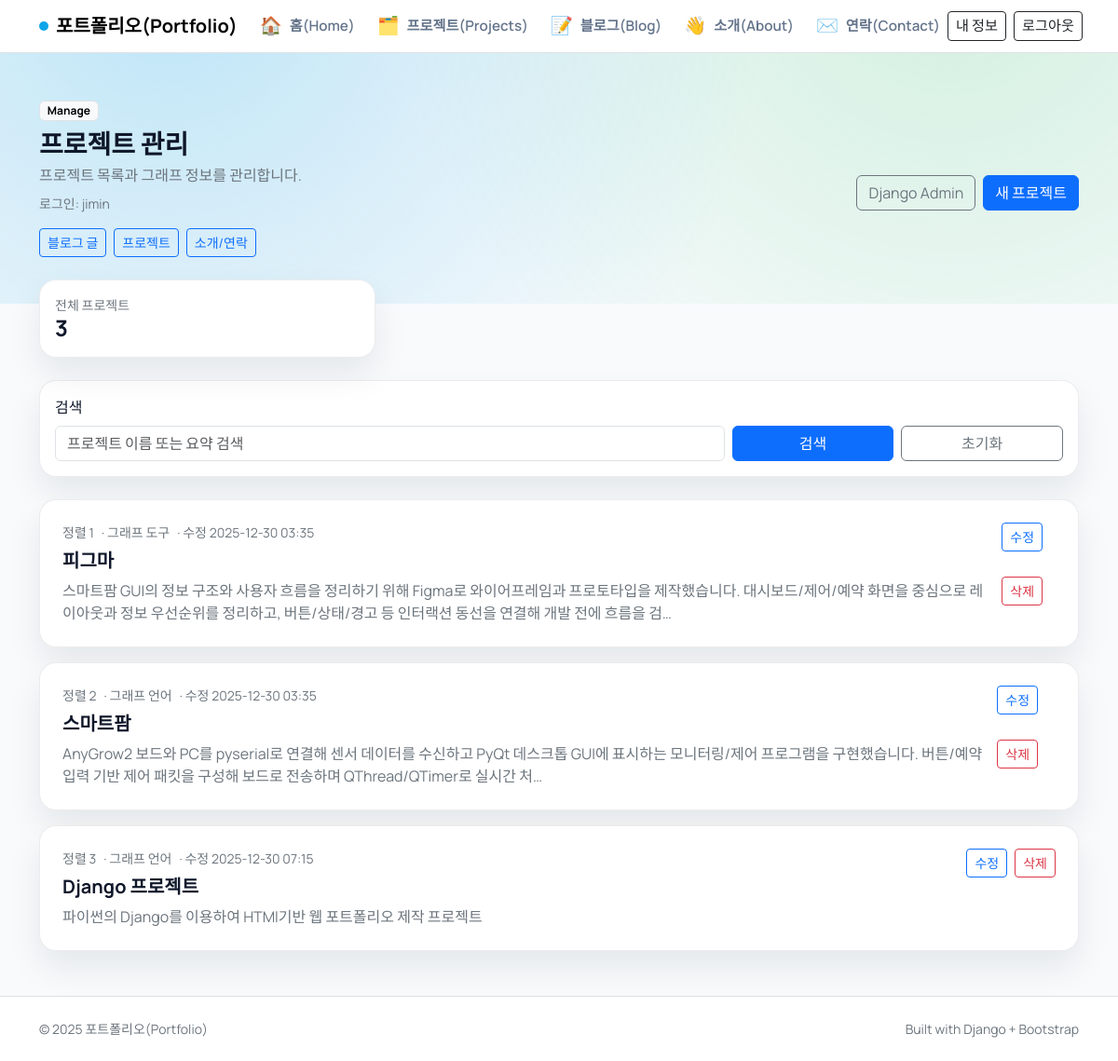
Page /manage/projects/ (signed in) on the earlier database version.
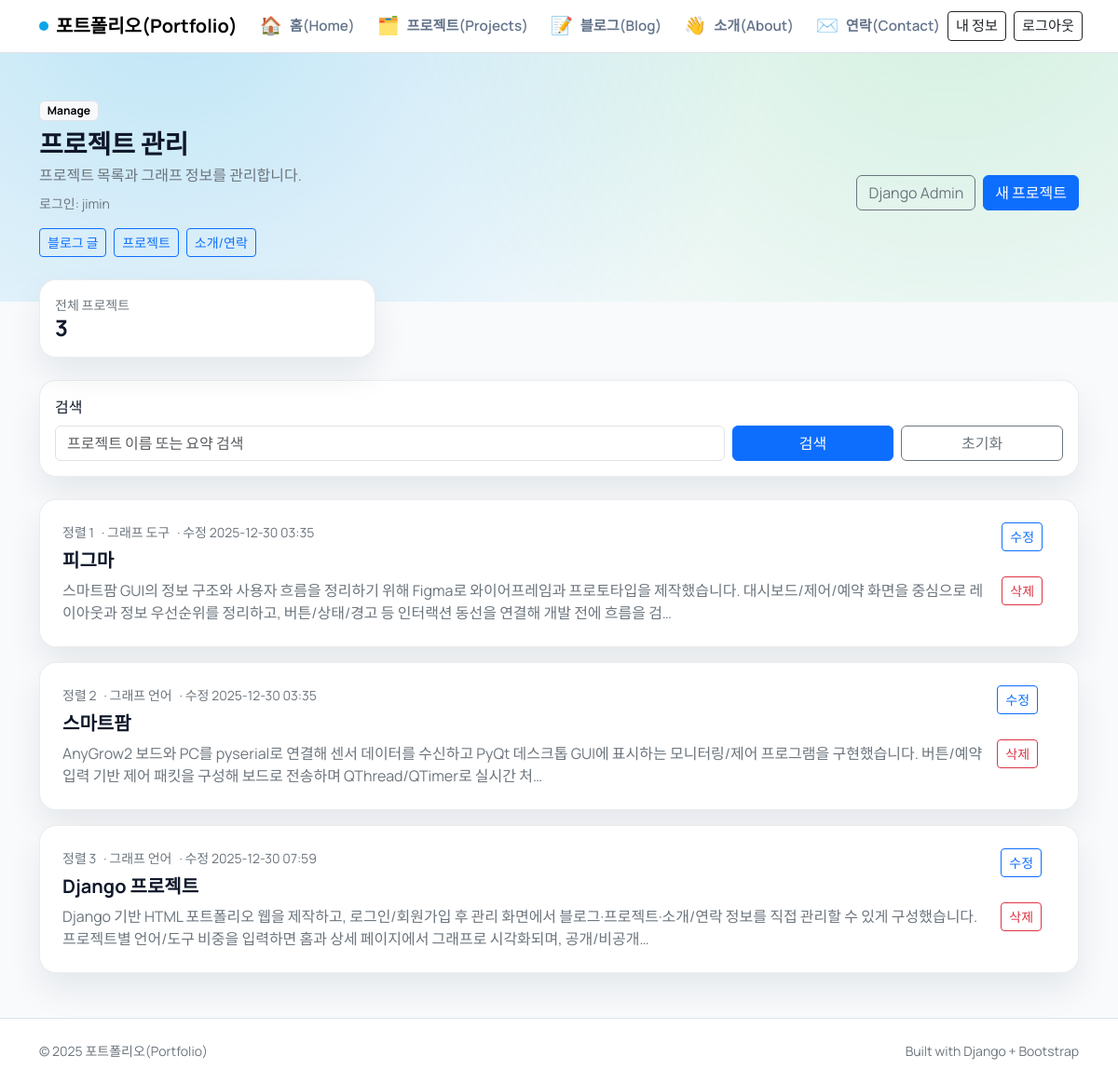
Same page on the later database version.
### pages/models.py (models this page shows, shortened)
class Project(models.Model):
    USAGE_LANGUAGE = "language"
    USAGE_TOOL = "tool"
    USAGE_OTHER = "other"
    USAGE_CHOICES = [
        (USAGE_LANGUAGE, "Language"),
        (USAGE_TOOL, "Tool"),
        (USAGE_OTHER, "Other"),
    ]
    name = models.CharField(max_length=200)
    summary = models.TextField()
    link = models.URLField(blank=True)
    tech_stack = models.JSONField(default=list, blank=True)
    details = models.JSONField(default=list, blank=True)
    highlights = models.JSONField(default=list, blank=True)
    note = models.TextField(blank=True)
    usage_title = models.CharField(max_length=120, blank=True)
    usage_type = models.CharField(max_length=20, choices=USAGE_CHOICES, blank=True)
    usage_items = models.JSONField(default=list, blank=True)
    owner = models.ForeignKey(
        settings.AUTH_USER_MODEL,
        on_delete=models.CASCADE,
        related_name="projects",
        null=True,
        blank=True,
    )
    order = models.PositiveIntegerField(default=0)
    created_at = models.DateTimeField(default=timezone.now)
    updated_at = models.DateTimeField(auto_now=True)
    class Meta:
        ordering = ["order", "-created_at"]

### pages/manage_views.py (the view)
@login_required
def manage_project_list(request):
    query = request.GET.get("q", "").strip()
    base_qs = Project.objects.filter(owner=request.user)
    projects = base_qs
    if query:
        projects = projects.filter(Q(name__icontains=query) | Q(summary__icontains=query))
    projects = projects.order_by("order", "-created_at")
    context = {
        "projects": projects,
        "query": query,
        "total_count": base_qs.count(),
    }
    return render(request, "pages/manage/project_list.html", context)

### pages/templates/pages/manage/project_list.html
{% extends "blog/manage/base.html" %}
{% block manage_title %}프로젝트 관리{% endblock %}
{% block manage_description %}프로젝트 목록과 그래프 정보를 관리합니다.{% endblock %}
{% block manage_actions %}
  <a class="btn btn-outline-secondary" href="/admin/">Django Admin</a>
  <a class="btn btn-primary" href="{% url 'manage_project_create' %}">새 프로젝트</a>
{% endblock %}
{% block manage_content %}
<div class="row g-3 mb-4">
  <div class="col-md-4">
    <div class="surface p-3">
      <div class="text-secondary small">전체 프로젝트</div>
      <div class="h4 fw-bold mb-0">{{ total_count }}</div>
    </div>
  </div>
</div>
<form class="surface p-3 mb-4" method="get">
  <div class="row g-2 align-items-end">
    <div class="col-md-8">
      <label class="form-label">검색</label>
      <input class="form-control" type="search" name="q" placeholder="프로젝트 이름 또는 요약 검색" value="{{ query }}">
    </div>
    <div class="col-md-4 d-flex gap-2">
      <button class="btn btn-primary w-100" type="submit">검색</button>
      <a class="btn btn-outline-secondary w-100" href="{% url 'manage_project_list' %}">초기화</a>
    </div>
  </div>
</form>
{% for project in projects %}
  <div class="surface p-4 manage-card">
    <div class="d-flex flex-column flex-lg-row justify-content-between gap-3">
      <div>
        <div class="d-flex align-items-center gap-2 mb-2">
          <span class="small text-secondary">정렬 {{ project.order }}</span>
          {% if project.usage_type %}
            <span class="small text-secondary">
              · 그래프
              {% if project.usage_type == "language" %}
                언어
              {% elif project.usage_type == "tool" %}
                도구
              {% else %}
                기타
              {% endif %}
            </span>
          {% endif %}
          <span class="small text-secondary">· 수정 {{ project.updated_at|date:"Y-m-d H:i" }}</span>
        </div>
        <h2 class="h5 fw-bold mb-2">{{ project.name }}</h2>
        <p class="text-secondary mb-0">{{ project.summary|truncatechars:140 }}</p>
      </div>
      <div class="manage-actions d-flex flex-wrap gap-2 align-items-start">
        <a class="btn btn-outline-primary btn-sm" href="{% url 'manage_project_edit' project.pk %}">수정</a>
        <a class="btn btn-outline-danger btn-sm" href="{% url 'manage_project_delete' project.pk %}">삭제</a>
      </div>
    </div>
  </div>
{% empty %}
  <div class="alert alert-light border">프로젝트가 없습니다. 새 프로젝트를 등록해 주세요.</div>
{% endfor %}
{% endblock %}

Differences in the rows shown:
changed Project "Django 프로젝트": updated_at "2025-12-30 07:15" → "2025-12-30 07:59"; summary "파이썬의 Django를 이용하여 HTMl기반 웹 포트폴리오 제작 프로젝트" → "Django 기반 HTML 포트폴리오 웹을 제작하고, 로그인/회원가입 후 관리 화면에서 블로그·프로젝트·소개/연락 정보를 직접 관리할 수 있게 구성했습니다. 프로젝트별 언어/도구 비중을 입력하면 홈과 상세 페이지에서 그래프로 시각화되며, 공개/비공개…"
